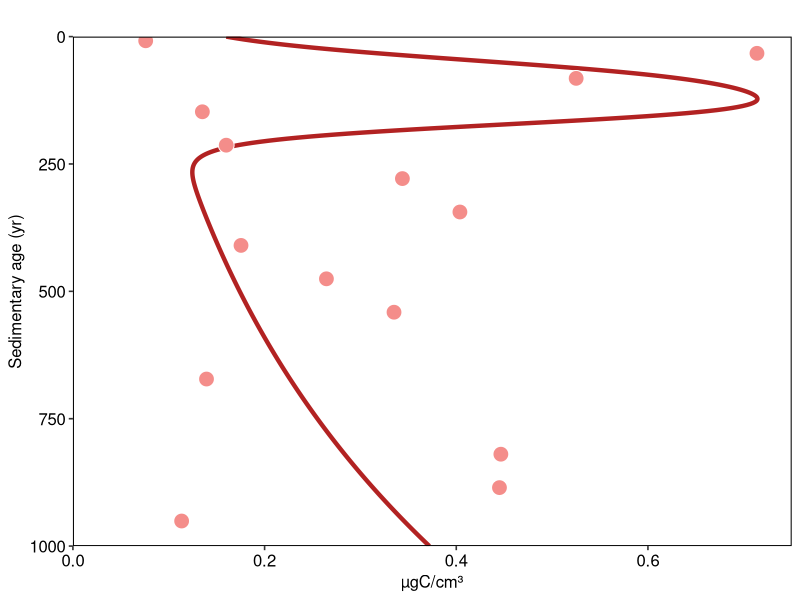
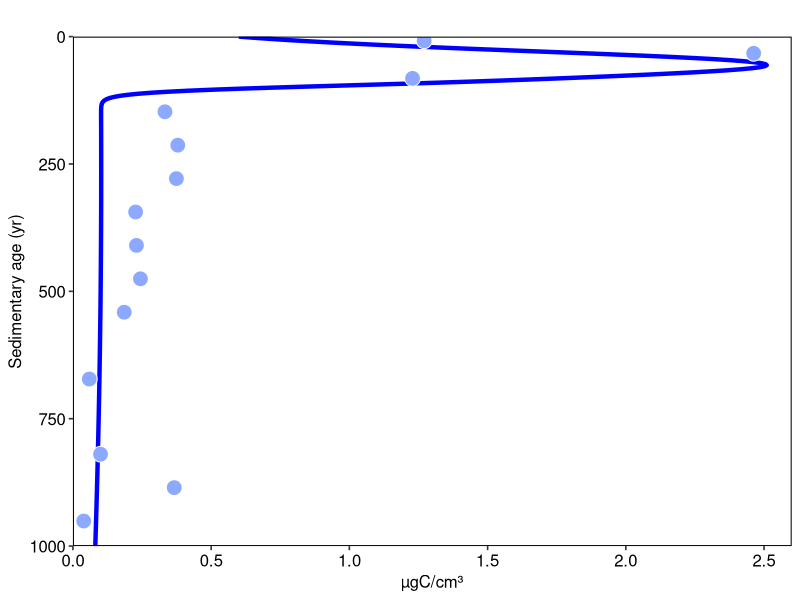
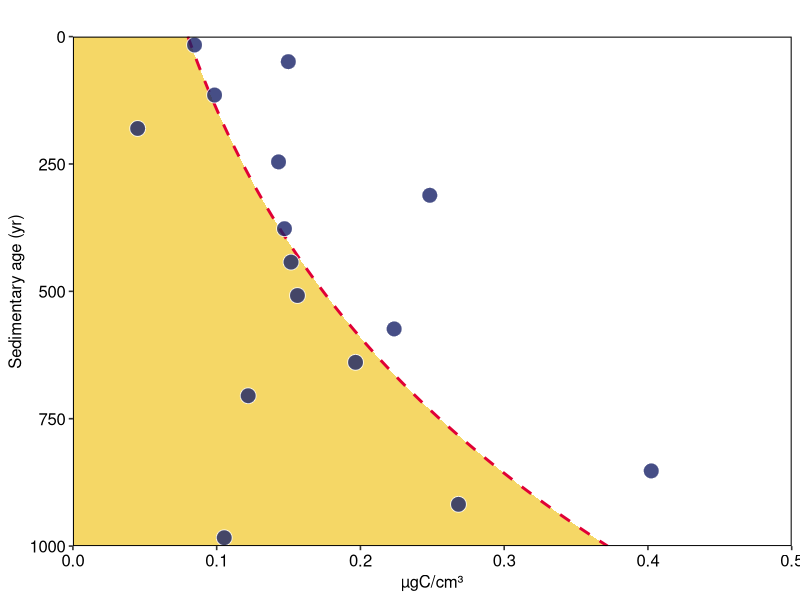
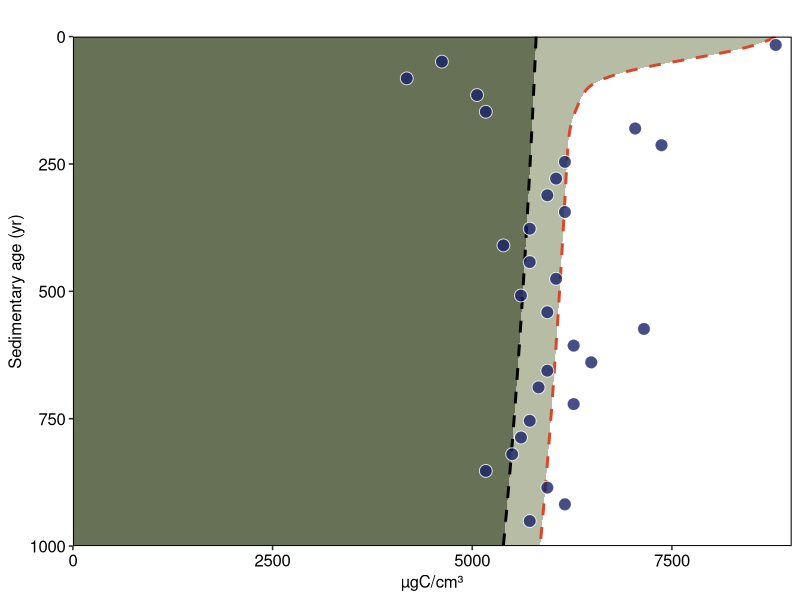

The R script that drew these images, in order: (Note: this script raises an error after producing the figures.)
# ==============================================================================
# Script Name: ECS_Bathy_model.R
# Description: Mechanistic modeling of microbial-carbon dynamics in deep-sea 
#              sediments. This model simulates the physiological trade-offs 
#              driving archaeal dominance and carbon turnover in the deep subsurface.
# manuscript: "Physiological trade-offs drive the archaeal 
#              dominance and carbon turnover in deep subsurface"
# Code Author: Jialin Hou (houjialin6@sjtu.edu.cn)
# ==============================================================================

# ------------------------------------------------------------------------------
# 1. Environment Setup & Data Loading
# ------------------------------------------------------------------------------

suppressPackageStartupMessages({
  library(deSolve) 
  library(tidyverse) 
  library(readr) 
  library(ggplot2) 
  library(patchwork)
  library(scales)
  library(ggpubr)
  library(ggsci)
})

# Sedimentation constants and unit conversions
# - sedimentation: 0.61 cm/yr (Yang et al., 2023)
# - bulk dry density: 1.1 g/cm^3 (Yang et al., 2023)
# - cell dry weight: 24 fg/cell (Bar-on et al., 2018)
# Cell carbon conversion: 24 fg C/cell -> ugC/cm3 = cells/g * 24 fg * 1.1 g/cm3 * 1e-9

# Load biological observations
biom <- read.table("./data/Estimated_cell_num.txt", sep = "\t", header = TRUE)
observed.biomass.df <- as_tibble(biom) %>%
  mutate(
    time = Depth / 0.61,   
    Arc_cell   = Arc * 24 * 1.1 * 1e-9,
    Bac_cell   = Bac * 24 * 1.1 * 1e-9,
    Bathy_cell = Bathy * 24 * 1.1 * 1e-9,
    Total_cell = Arc_cell + Bac_cell
  )

# Load Total Organic Carbon (TOC) observations
toc <- read.table("./data/TOC.txt", header = TRUE, sep = "\t")
observed.POC.df <- as_tibble(toc) %>%
  mutate(
    time = Depth / 0.61,  
    observed_POC = TOC * 1.1 * 1e4
  )

# ------------------------------------------------------------------------------
# 2. Model Parameters & Initial Conditions
# ------------------------------------------------------------------------------
# Ecological Strategies:
# B1: Copiotroph (surface) - High V_max, High mq, Low YG, High alpha
# B2: Generalist (mid-depth) - Slower growth, prefers POC2
# A1: Mid-depth Archaea - Conservative, moderate V_max and maintenance
# A2: Oligotroph (deep Bathyarchaeia) - Extremely slow growth, high efficiency, 
#     minimal maintenance, high survival rate.

parms <- list(
  # Maximum growth rates (kyr-1, Bradley et al., 2019)
  V_max_B1 = 60,   V_max_A1 = 50,
  V_max_B2 = 4,    V_max_A2 = 2,
  
  # Half-saturation constant for growth (ugC/cm3)
  K_V_B1_L = 6300, K_V_A1_L = 6800,
  K_V_B2_R = 8000, K_V_A2_R = 4000,
  
  # True growth yield (substrate conversion efficiency)
  YG_B1 = 0.006,   YG_A1 = 0.003,
  YG_B2 = 0.012,   YG_A2 = 0.002, 
  
  # Mortality rates (per kyr, Bradley et al., 2019)
  alpha_B1 = 7e-2, alpha_A1 = 1e-2,
  alpha_B2 = 2e-2, alpha_A2 = 8e-4,
  
  # Threshold POC for maintenance energy provenance (ug C/cm3)
  K_M_B1 = 600,    K_M_A1 = 400, 
  K_M_B2 = 3000,   K_M_A2 = 2000,  
  
  # Maintenance demands (per 1000 yr, Bradley et al., 2019)
  mq_B1 = 0.3,     mq_A1 = 0.3, 
  mq_B2 = 0.1,     mq_A2 = 0.1, 
  
  # Steepness of maintenance power dependency
  st_M_B1 = 0.1,   st_M_A1 = 0.1,  
  st_M_B2 = 0.1,   st_M_A2 = 0.1, 
  
  # Necromass recycling parameters
  death_to_POC = 0.4,
  death_to_POC1_frac = 0.9
)

# Initial states based on surface sediment observations
start <- c(
  B1 = 0.5, B2 = 0.1, A1 = 0.08, A2 = 0.08,           # Biomass
  POC1 = 3000, POC2 = 5800,                           # POC pools
  
  # Cumulative trackers
  dc_POC_growth_total = 0, dc_POC_Growth_B1 = 0, dc_POC_Growth_B2 = 0, dc_POC_Growth_A1 = 0, dc_POC_Growth_A2 = 0,
  dc_M_total_POC = 0, dc_M_POC_B1 = 0, dc_M_POC_B2 = 0, dc_M_POC_A1 = 0, dc_M_POC_A2 = 0,
  dc_M_total_bio = 0, dc_M_bio_B1 = 0, dc_M_bio_B2 = 0, dc_M_bio_A1 = 0, dc_M_bio_A2 = 0,
  dc_Death_total = 0, dc_Death_B1 = 0, dc_Death_B2 = 0, dc_Death_A1 = 0, dc_Death_A2 = 0,
  Cons_POC_total = 0
)

# ------------------------------------------------------------------------------
# 3. ODE Model Formulation
# ------------------------------------------------------------------------------
model <- function(time, y, p) {
  with(as.list(c(y, p)), {
    
    # Monod equation for substrate uptake
    monod <- function(B, P, V, K) V * B * P / (P + K + 1e-12)
    
    # Maintenance gating: pool-specific availability 
    Theta_M_B1 <- 1 / (exp((-POC1 + K_M_B1) / (st_M_B1 * K_M_B1)) + 1)
    Theta_M_B2 <- 1 / (exp((-POC2 + K_M_B2) / (st_M_B2 * K_M_B2)) + 1)
    Theta_M_A1 <- 1 / (exp((-POC1 + K_M_A1) / (st_M_A1 * K_M_A1)) + 1)
    Theta_M_A2 <- 1 / (exp((-POC2 + K_M_A2) / (st_M_A2 * K_M_A2)) + 1)
    
    # Uptake (strict diagonal allocation; leak = 0)
    leak <- 0
    UB1 <- monod(B1, POC1 + leak * POC2, V_max_B1, K_V_B1_L)
    UA1 <- monod(A1, POC1 + leak * POC2, V_max_A1, K_V_A1_L)
    UB2 <- monod(B2, POC2 + leak * POC1, V_max_B2, K_V_B2_R)
    UA2 <- monod(A2, POC2 + leak * POC1, V_max_A2, K_V_A2_R)
    
    # Growth
    GB1 <- YG_B1 * UB1; GB2 <- YG_B2 * UB2
    GA1 <- YG_A1 * UA1; GA2 <- YG_A2 * UA2
    
    # Maintenance (Mx = exogenous from POC; Mn = endogenous from biomass)
    MxB1 <- mq_B1 * B1 * Theta_M_B1; MnB1 <- mq_B1 * B1 * (1 - Theta_M_B1)
    MxB2 <- mq_B2 * B2 * Theta_M_B2; MnB2 <- mq_B2 * B2 * (1 - Theta_M_B2)
    MxA1 <- mq_A1 * A1 * Theta_M_A1; MnA1 <- mq_A1 * A1 * (1 - Theta_M_A1)
    MxA2 <- mq_A2 * A2 * Theta_M_A2; MnA2 <- mq_A2 * A2 * (1 - Theta_M_A2)
    
    # Death
    DB1 <- alpha_B1 * B1; DB2 <- alpha_B2 * B2
    DA1 <- alpha_A1 * A1; DA2 <- alpha_A2 * A2
    Dtot <- DB1 + DB2 + DA1 + DA2
    
    # Necromass recycling to POC pools
    D_to_POC <- death_to_POC * Dtot
    D_to_POC1 <- death_to_POC1_frac * D_to_POC
    D_to_POC2 <- (1 - death_to_POC1_frac) * D_to_POC
    
    # State Derivatives (Substrate & Biomass balances)
    dPOC1 <- D_to_POC1 - (UB1 + UA1) - (MxB1 + MxA1)
    dPOC2 <- D_to_POC2 - (UB2 + UA2) - (MxB2 + MxA2)
    
    dB1 <- GB1 - MnB1 - DB1
    dB2 <- GB2 - MnB2 - DB2
    dA1 <- GA1 - MnA1 - DA1
    dA2 <- GA2 - MnA2 - DA2
    
    # Flux Accounting & Cumulative trackers
    Uptake_total <- UB1 + UB2 + UA1 + UA2
    derivs <- c(
      B1=dB1, B2=dB2, A1=dA1, A2=dA2,
      POC1=dPOC1, POC2=dPOC2,
      dc_POC_growth_total=Uptake_total,
      dc_POC_Growth_B1=UB1, dc_POC_Growth_B2=UB2, dc_POC_Growth_A1=UA1, dc_POC_Growth_A2=UA2,
      dc_M_total_POC=(MxB1+MxB2+MxA1+MxA2),
      dc_M_POC_B1=MxB1, dc_M_POC_B2=MxB2, dc_M_POC_A1=MxA1, dc_M_POC_A2=MxA2,
      dc_M_total_bio=(MnB1+MnB2+MnA1+MnA2),
      dc_M_bio_B1=MnB1, dc_M_bio_B2=MnB2, dc_M_bio_A1=MnA1, dc_M_bio_A2=MnA2,
      dc_Death_total=Dtot,
      dc_Death_B1=DB1, dc_Death_B2=DB2, dc_Death_A1=DA1, dc_Death_A2=DA2,
      Cons_POC_total=(Uptake_total + MxB1+MxB2+MxA1+MxA2)
    )
    list(derivs)
  })
}

# ------------------------------------------------------------------------------
# 4. Model Execution
# ------------------------------------------------------------------------------
times <- seq(0, 1000, length.out = 500)

out <- ode(
  y = start, times = times, func = model, parms = parms,
  method = "lsoda", rtol = 1e-8, atol = 1e-10
)

pred <- as_tibble(out) %>%
  mutate(
    time = as.numeric(time),
    across(c(B1, B2, A1, A2), as.numeric)
  )

write_csv(pred, file = "pred.csv")

# ------------------------------------------------------------------------------
# 5. Data Post-Processing (Flux & Fate Calculations)
# ------------------------------------------------------------------------------

# 5.1 Cumulative POC Budget Analysis
pred_POC_fate <- pred %>%
  mutate(
    cum_POC1_growth = dc_POC_Growth_B1 + dc_POC_Growth_A1,
    cum_POC1_maint  = dc_M_POC_B1 + dc_M_POC_A1,
    cum_POC1_necro  = parms$death_to_POC * parms$death_to_POC1_frac * dc_Death_total,
    tot_cum_POC1    = cum_POC1_growth + cum_POC1_maint - cum_POC1_necro,
    
    cum_POC2_growth = dc_POC_Growth_B2 + dc_POC_Growth_A2,
    cum_POC2_maint  = dc_M_POC_B2      + dc_M_POC_A2,
    cum_POC2_necro  = parms$death_to_POC * (1 - parms$death_to_POC1_frac) * dc_Death_total,
    tot_cum_POC2    = cum_POC2_growth + cum_POC2_maint - cum_POC2_necro,
    
    cum_POC_growth_total = cum_POC1_growth + cum_POC2_growth,
    cum_POC_maint_total  = cum_POC1_maint  + cum_POC2_maint,
    cum_POC_necro_total  = cum_POC1_necro  + cum_POC2_necro,
    tot_cum_POC          = cum_POC_growth_total + cum_POC_maint_total - cum_POC_necro_total
  )

# 5.2 Instantaneous Flux Calculations
pred_flux <- pred %>% arrange(time)
cum_cols <- grep("^dc_", names(pred_flux), value = TRUE)
flux_mat <- sapply(cum_cols, function(col) {
  vals <- pred_flux[[col]]
  c(NA, diff(vals) / diff(pred_flux$time)) 
})
colnames(flux_mat) <- paste0("flux_", cum_cols)
pred_flux <- bind_cols(pred_flux, as_tibble(flux_mat))

pred_POC_flux <- pred_flux %>%
  mutate(
    flux_POC1_growth = flux_dc_POC_Growth_B1 + flux_dc_POC_Growth_A1,
    flux_POC1_maint  = flux_dc_M_POC_B1      + flux_dc_M_POC_A1,
    flux_POC1_necro  = parms$death_to_POC * parms$death_to_POC1_frac * flux_dc_Death_total,
    
    flux_POC2_growth = flux_dc_POC_Growth_B2 + flux_dc_POC_Growth_A2,
    flux_POC2_maint  = flux_dc_M_POC_B2      + flux_dc_M_POC_A2,
    flux_POC2_necro  = parms$death_to_POC * (1 - parms$death_to_POC1_frac) * flux_dc_Death_total,
    
    flux_POC_growth_total = flux_POC1_growth + flux_POC2_growth,
    flux_POC_maint_total  = flux_POC1_maint  + flux_POC2_maint,
    flux_POC_necro_total  = flux_POC1_necro  + flux_POC2_necro,
    
    flux_POC1_net   = (flux_POC1_growth + flux_POC1_maint) - flux_POC1_necro,
    flux_POC2_net   = (flux_POC2_growth + flux_POC2_maint) - flux_POC2_necro,
    flux_POCtot_net = (flux_POC_growth_total + flux_POC_maint_total) - flux_POC_necro_total
  )

# Helper functions for fraction transformation
GUILD_LEVELS <- c("B1","B2","A1","A2", "No flux", "No activity")
guild_level <- c("B1", "B2", "A1", "A2")

make_POC_fraction_df <- function(dat, cols_vec) {
  dat %>% select(time, all_of(cols_vec)) %>%
    pivot_longer(cols = -time, names_to = "group", values_to = "value") %>%
    mutate(value = pmax(value, 0)) %>%
    group_by(time) %>%
    mutate(total = sum(value), frac = ifelse(total > 0, value / total, 0)) %>%
    ungroup()
}

make_flux_fraction_df <- function(dat, cols_vec) {
  long_df <- dat %>% select(time, all_of(cols_vec)) %>%
    pivot_longer(cols = -time, names_to = "Guild", values_to = "value") %>%
    mutate(value = pmax(value, 0))
  total_df <- long_df %>% group_by(time) %>% summarise(total = sum(value), .groups = "drop")
  
  df_nonzero <- long_df %>% inner_join(total_df, by = "time") %>%
    filter(total > 0) %>% mutate(frac = value / total)
  
  df_noflux <- total_df %>% filter(total == 0) %>%
    transmute(time = time, Guild = "No flux", frac = 1)
  
  bind_rows(df_nonzero %>% select(time, Guild, frac), df_noflux)
}

make_pathway_fraction_df <- function(dat, cols_vec) {
  long_df <- dat %>% select(time, all_of(cols_vec)) %>%
    pivot_longer(cols = -time, names_to = "Guild", values_to = "value") %>%
    mutate(value = pmax(as.numeric(ifelse(is.na(value), 0, value)), 0))
  
  total_df <- long_df %>% group_by(time) %>% summarise(total = sum(value), .groups = "drop")
  df_nonzero <- long_df %>% inner_join(total_df, by = "time") %>% filter(total > 0) %>% mutate(frac = value / total)
  df_no <- total_df %>% filter(total == 0) %>% transmute(time = time, Guild = "No activity", frac = 1)
  
  bind_rows(df_nonzero %>% select(time, Guild, frac), df_no)
}

# Data subsets for visualizations
POC_tot_group <- pred_POC_fate %>%
  mutate(
    cum_tot_B1 = dc_POC_Growth_B1 + dc_M_POC_B1,
    cum_tot_B2 = dc_POC_Growth_B2 + dc_M_POC_B2,
    cum_tot_A1 = dc_POC_Growth_A1 + dc_M_POC_A1,
    cum_tot_A2 = dc_POC_Growth_A2 + dc_M_POC_A2
  ) %>%
  make_POC_fraction_df(c("cum_tot_B1", "cum_tot_B2", "cum_tot_A1", "cum_tot_A2")) %>%
  mutate(
    group = recode(group, cum_tot_B1="B1", cum_tot_B2="B2", cum_tot_A1="A1", cum_tot_A2="A2"),
    group = factor(group, levels = guild_level)
  )

POC2_flux_group <- pred_flux %>%
  transmute(time, B2 = flux_dc_POC_Growth_B2 + flux_dc_M_POC_B2, A2 = flux_dc_POC_Growth_A2 + flux_dc_M_POC_A2) %>%
  make_flux_fraction_df(c("B2", "A2")) %>% mutate(Guild = factor(Guild, levels = GUILD_LEVELS))

exo_flux <- pred_flux %>%
  transmute(time, B1 = flux_dc_M_POC_B1, B2 = flux_dc_M_POC_B2, A1 = flux_dc_M_POC_A1, A2 = flux_dc_M_POC_A2) %>%
  make_pathway_fraction_df(c("B1","B2","A1","A2")) %>% mutate(Guild = factor(Guild, levels = GUILD_LEVELS))

death_flux <- pred_flux %>%
  transmute(time, B1 = flux_dc_Death_B1, B2 = flux_dc_Death_B2, A1 = flux_dc_Death_A1, A2 = flux_dc_Death_A2) %>%
  make_pathway_fraction_df(c("B1","B2","A1","A2")) %>% mutate(Guild = factor(Guild, levels = GUILD_LEVELS))


# ------------------------------------------------------------------------------
# 6. Core Visualizations (Main & Supplementary Panels)
# ------------------------------------------------------------------------------
# Shared plotting functions
plot_pathway_fraction <- function(df, title, y_lab = "Percentage (%)") {
  ggplot(df, aes(x = time, y = frac, fill = Guild)) +
    geom_area(position = "stack", alpha = 0.9, color = "white", size = 0.5) +
    coord_flip() + scale_x_reverse(expand = c(0, 0)) +
    scale_y_continuous(labels = scales::percent_format(accuracy = 1, suffix = NULL), expand = c(0, 0)) +
    scale_fill_atlassian() +
    labs(x = "Sedimentary age (yr)", y = y_lab, title = title, fill = NULL) +
    theme_pubr(border = TRUE) + theme(plot.title = element_text(hjust = 0.5), legend.position = "top")
}

plot_POC_flux_guild <- function(df, title, y_lab = "Carbon flux (%)") {
  ggplot(df, aes(x = time, y = frac, fill = Guild)) +
    geom_area(position = "stack", alpha = 0.9) + coord_flip() + scale_x_reverse(expand = c(0, 0)) +
    scale_y_continuous(labels = scales::percent_format(accuracy = 1), expand = c(0, 0)) +
    scale_fill_atlassian() + labs(x = "Sedimentary age (yr)", y = y_lab, title = title, fill = NULL) +
    theme_pubr(border = TRUE) + theme(plot.title = element_text(hjust = 0.5), legend.position = "top")
}

# Build Individual Panels
POC_budget.p <- ggplot(pred, aes(y = time)) +
  geom_ribbon(aes(xmin = 0, xmax = POC2, fill = "POC2")) +
  geom_ribbon(aes(xmin = POC2, xmax = POC1 + POC2, fill = "POC1")) +
  geom_path(aes(x = POC2), linewidth = 1, linetype = 2) +
  geom_path(aes(x = POC1 + POC2), linewidth = 1, color = "#dc4527", linetype = 2) +
  geom_point(data = observed.POC.df, aes(x = observed_POC, y = time), inherit.aes = FALSE, shape = 21, size = 4, alpha = 0.8, fill = "#182268", color = "white") +
  scale_y_reverse(limits = c(1000, 0), expand = c(0, 0)) +
  scale_x_continuous(limits = c(0, 9000), expand = c(0, 0), name = "µgC/cm³") +
  scale_fill_manual(values = c("POC2" = "#667156", "POC1" = "#b7bca5"), name = NULL) +
  labs(x = "µgC/cm³", y = "Sedimentary age (yr)", title = "") +
  theme_pubr(border = TRUE) + theme(legend.position = "none", plot.title = element_text(hjust = 0.5))

Bac.p <- ggplot(pred) +
  geom_path(aes(x = B1 + B2, y = time), color = "blue", linewidth = 1.5) +
  geom_point(data = observed.biomass.df, aes(x = Bac_cell, y = time), shape = 21, color = "white", size = 5, fill = "#8CA9FF") +
  scale_y_reverse(limits = c(1000, 0), expand = c(0, 0)) +
  scale_x_continuous(limits = c(0, 2.6), expand = c(0, 0), name = "µgC/cm³") +
  labs(y = "Sedimentary age (yr)", x = " µg C/cm³", title = "") +
  theme_pubr(border = TRUE)

Arc.p <- ggplot(pred) +
  geom_path(aes(x = A1 + A2, y = time), color = "firebrick", linewidth = 1.5) +
  geom_point(data = observed.biomass.df, aes(x = Arc_cell, y = time), shape = 21, color = "white", fill = "#f48d8a", size = 5) +
  scale_y_reverse(limits = c(1000, 0), expand = c(0, 0)) +
  scale_x_continuous(limits = c(0, 0.75), expand = c(0, 0), name = "µgC/cm³") +
  labs(y = "Sedimentary age (yr)", x = " µg C/cm³", title = "") +
  theme_pubr(border = TRUE)

Bathy.p <- ggplot(pred, aes(y = time)) +
  geom_ribbon(aes(xmin = 0, xmax = A2), fill = "#f2cd40", alpha = 0.8) +
  geom_path(aes(x = A2, y = time), linewidth = 1, linetype = 2, color = "#e00035") +
  geom_point(data = observed.biomass.df, aes(x = Bathy_cell, y = time), shape = 21, size = 5, alpha = 0.8, fill = "#182268", color = "white") +
  scale_y_reverse(limits = c(1000, 0), expand = c(0, 0)) +
  scale_x_continuous(limits = c(0, 0.5), expand = c(0, 0), name = "µgC/cm³") +
  labs(y = "Sedimentary age (yr)", x = " µg C/cm³", title = "") +
  theme_pubr(border = TRUE)

p_exo_flux <- plot_pathway_fraction(exo_flux, "Exogenous maintenance")
p_death_flux <- plot_pathway_fraction(death_flux, "Death")
p_POC2_flux_guild <- plot_POC_flux_guild(POC2_flux_group, title = "")

POC_budget_guild.p <- ggplot(POC_tot_group, aes(x = time, y = frac, fill = group)) +
  geom_area(position = "stack", alpha = 0.85) +
  coord_flip() + scale_x_reverse(expand = c(0, 0)) +
  scale_y_continuous(labels = scales::percent_format(accuracy = 1, suffix = ""), expand = c(0, 0)) +
  scale_fill_atlassian() +
  labs(x = "Sedimentary age (yr)", y = "Carbon budget", title = "Carbon budget") +
  theme_pubr(border = TRUE) + theme(plot.title = element_text(hjust = 0.5), legend.position = "top")

# ==============================================================================
# 7. Final Manuscript Output Figure Array
# ==============================================================================
final_figure <- ggarrange(
  ncol = 4, nrow = 2, 
  POC_budget.p, Bac.p, Arc.p, Bathy.p, 
  p_exo_flux, p_death_flux, POC_budget_guild.p, p_POC2_flux_guild,
  legend = "none", labels = "auto"
)

# Render the assembled main figure
print(final_figure)
